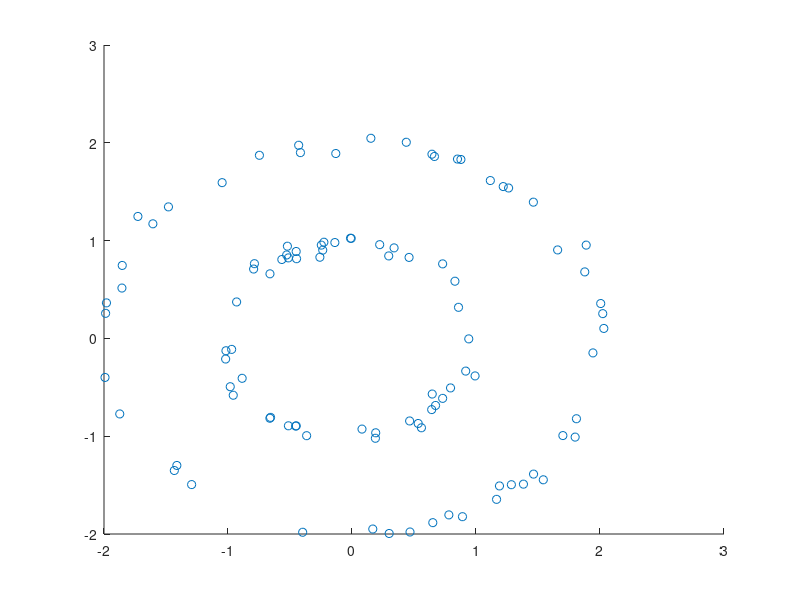

Recreate this plot in MATLAB.
N = 100;
eps = 0.05;
C = 2;

N1 = 50;
N2 = 50;
X = [randn(N1, 1)*eps+1, rand(N1, 1)*2*pi];
X = [X; randn(N2, 1)*eps+2, rand(N2, 1)*2*pi];
X = [X(:, 1).*cos(X(:, 2)), X(:, 1).*sin(X(:, 2))];

scatter(X(:, 1), X(:, 2))

A = zeros(N, N);
for n = 1:N
    for m = 1:N
        if n == m
            continue
        end
        d = X(n, :)-X(m, :);
        A(n, m) = exp(-d*d'*C);
    end
end
A(1:N1, N1+1:end) = 0;
A(N1+1:end, 1:N1) = 0;

D = sum(A);
Dr = 1.0 ./ sqrt(D);
Dr = diag(Dr);
L = Dr*A*Dr;

[V, D] = eig(L);
